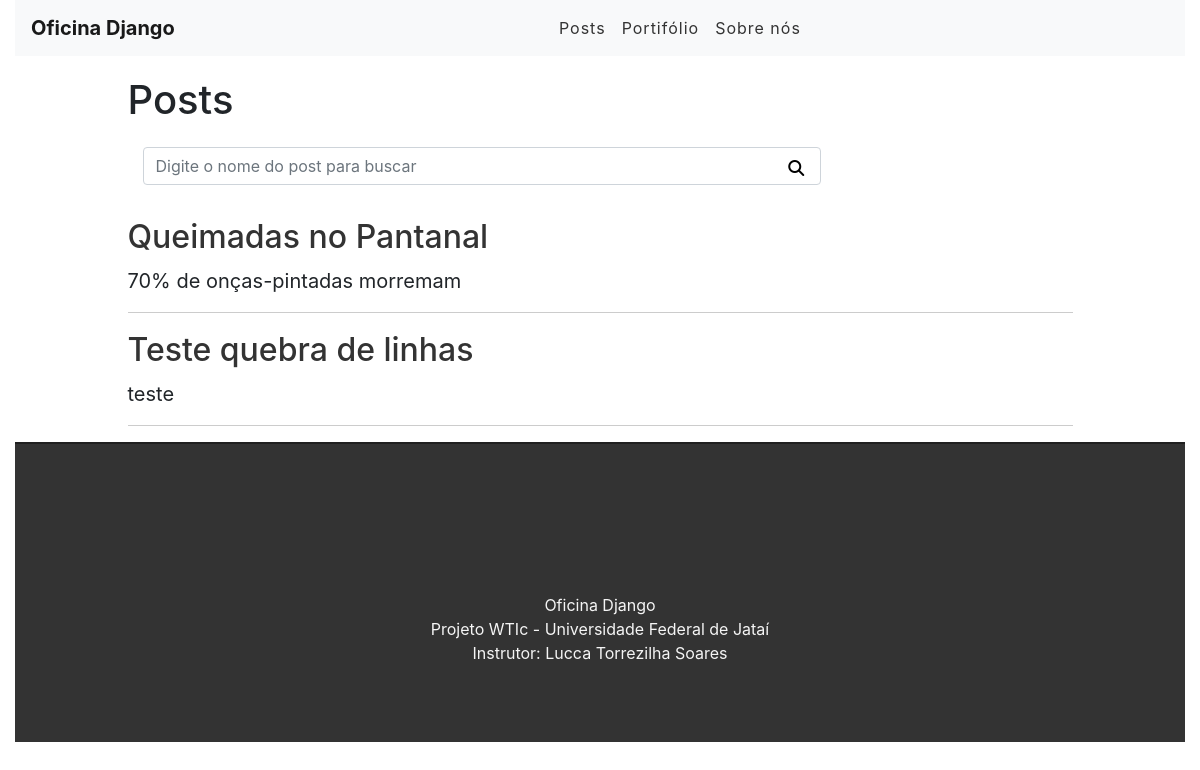
Before: /index.html/ with the older database file.
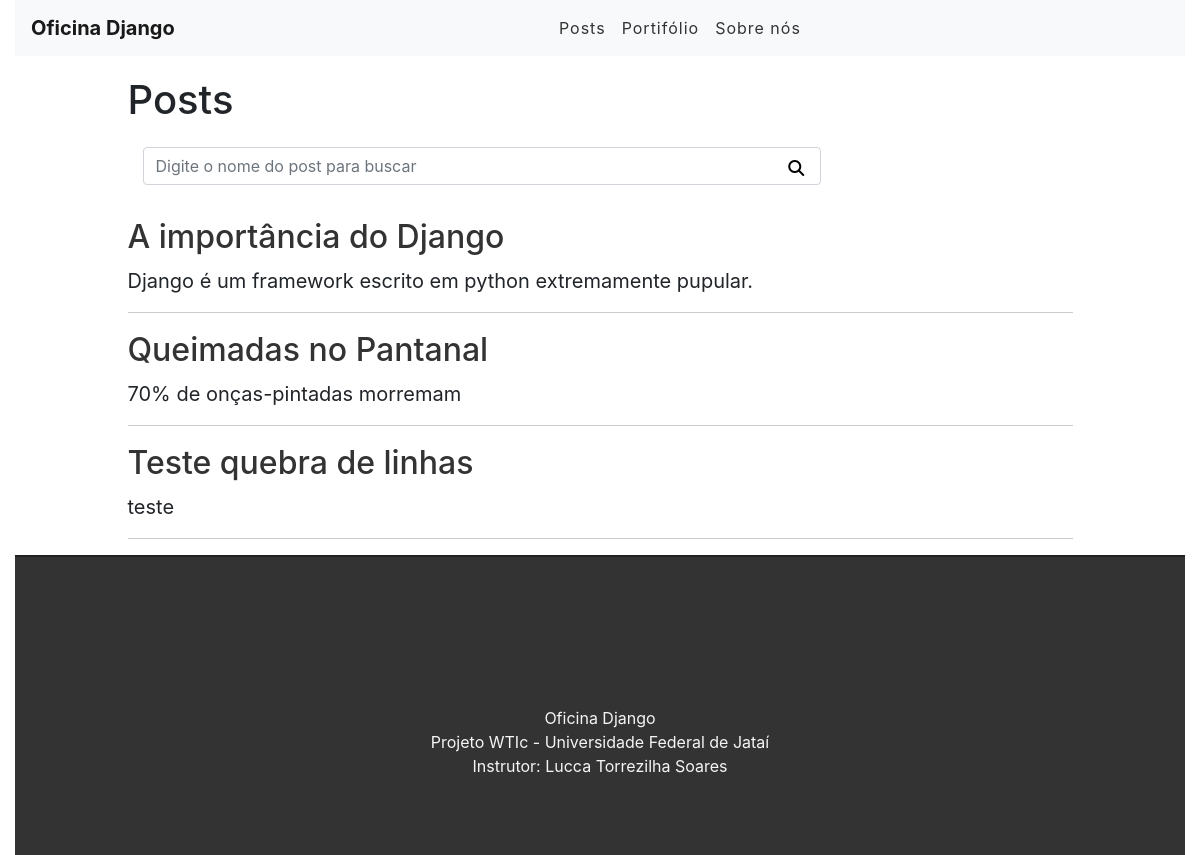
After: the same page with the newer database file.
### teste_app/models.py (models this page shows, shortened)
class Post(models.Model):
    title = models.CharField(max_length=150)
    summary = RichTextField()
    content = RichTextUploadingField()
    author = models.ForeignKey(User, on_delete=models.PROTECT)
    created_at = models.DateField(auto_now_add=True)

### teste_app/views.py (the view)
# urls.py: path('index.html/', views.Page, name='index'),
def Page(request):
    search = request.GET.get('search')
    if search:
        posts = Post.objects.filter(title__icontains=search)
    else:
        posts_list = Post.objects.all().order_by('-created_at') #mostar os posts
        paginator = Paginator(posts_list,len(posts_list)) #Dê ao Paginator uma lista de objetos, mais o número de itens que você gostaria de ter em cada página, e ele fornece métodos para acessar os itens de cada página
        page = request.GET.get('page') #tentando alcançar aqui é encontrar o valor para a chave 'página' fornecida
        posts = paginator.get_page(page) # "refresh" na pagina com o resultado da busca
    return render(request, 'paginas/index.html', {'posts': posts})

### teste_app/templates/paginas/index.html
{% extends 'base.html' %}
{%block content%}
<div class="offset-1 col-10 list-div">
    <h1>Posts</h1>
    <div class="col-9 search-div">
        <form method="GET" id="search-form">
            <input class="form-control" type="text" id="search" name="search" placeholder="Digite o nome do post para buscar">
            <button class="fas fa-search" id="search-btn"></button>
        </form>
    </div>
    <ul class="task-list">
        {% for post in posts %}
        <li class="task-item">
            <h1><a href="/post/{{post.id}}">{{post.title}}</a></h1>
            <span>{{post.summary|safe}}</span>
        {% endfor %}
    </ul>
</div>
{%endblock%}

Changed rows visible on the page:
added Post: title "A importância do Django", summary "Django é um framework escrito em python extremamente pupular."
